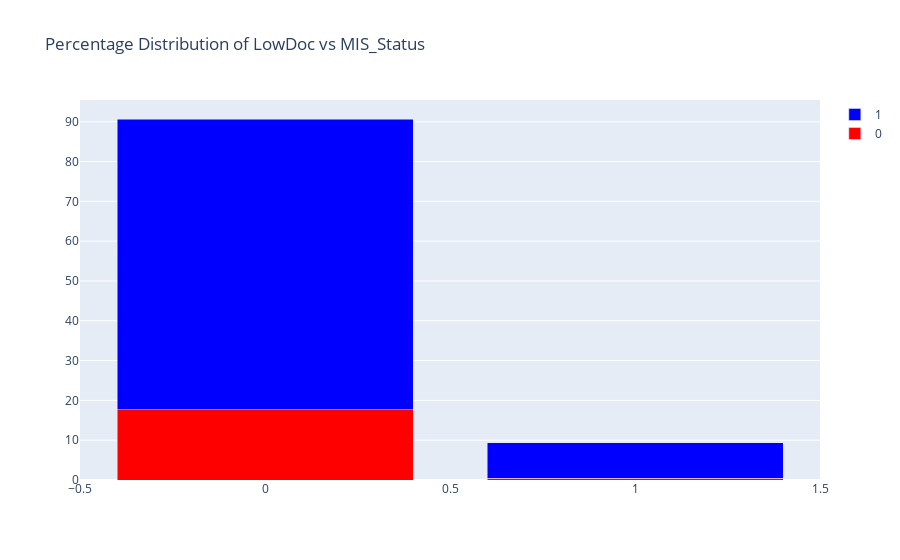

The notebook cell saved with this chart:
### Markdown cell above
### 19. LowDoc

### Code cell
feature_vs_target(loan_df, "LowDoc")

### Figure 1 — Plotly figure (JSON) as saved in the notebook; plotly's stock layout.template omitted (floating-point values rounded to 4 significant figures)
{"data": [{"marker": {"color": "red"}, "name": "0", "type": "bar", "x": [1, 0], "y": [0.44, 17.64]}, {"marker": {"color": "blue"}, "name": "1", "type": "bar", "x": [1, 0], "y": [8.88, 73.04]}], "layout": {"barmode": "stack", "title": {"text": "Percentage Distribution of LowDoc vs MIS_Status"}}}
